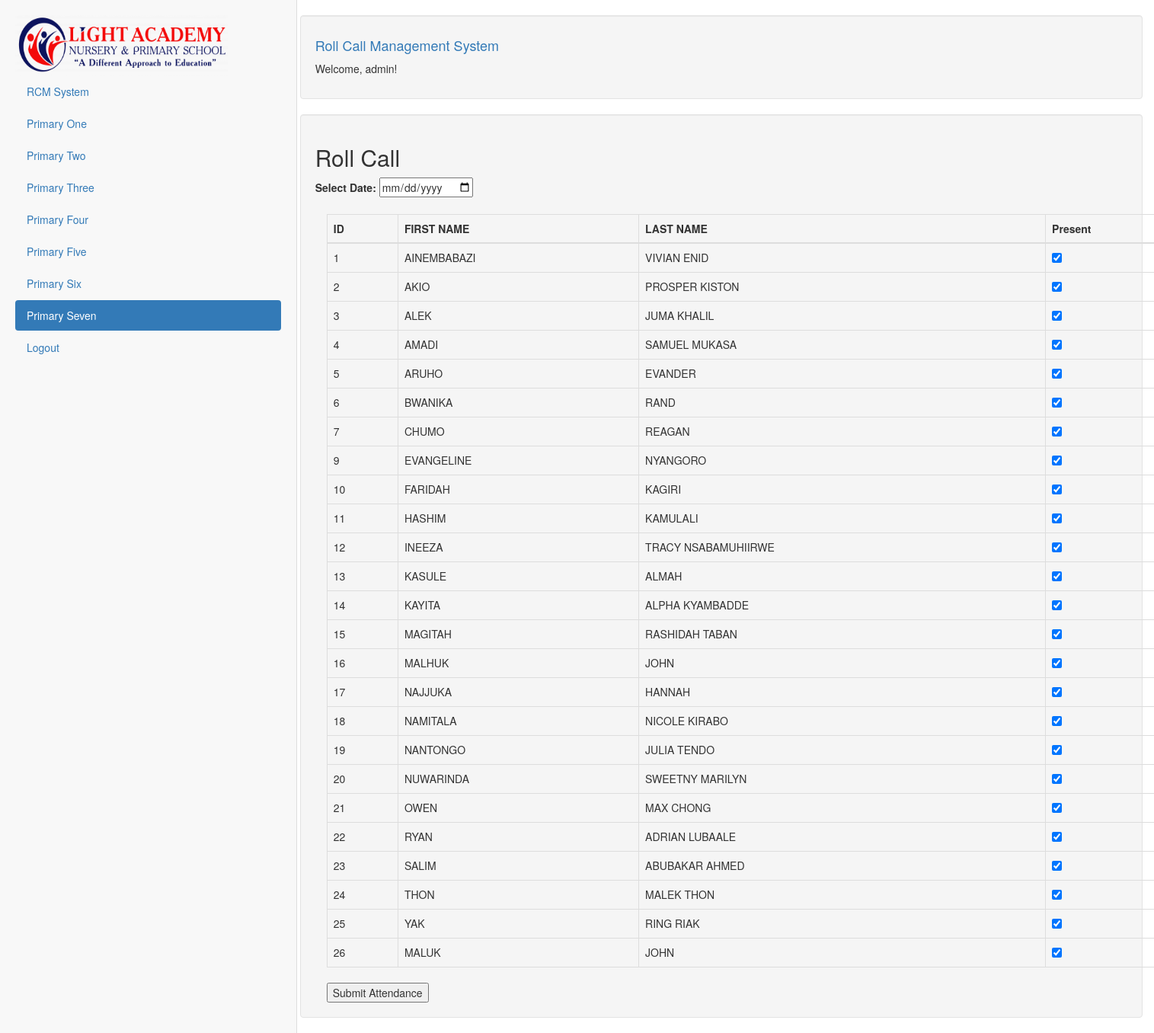
/pri7_roll_call.php (signed in), run on the app's committed database.
### tables this page shows
CREATE TABLE `primary7` (
  `id` int(11) NOT NULL,
  `first_name` varchar(50) NOT NULL,
  `last_name` varchar(50) NOT NULL
);

### pri7_roll_call.php (the view, shortened to what this page needs)
<!DOCTYPE html>
<html lang="en">
<head>
  <link rel="stylesheet" href="https://maxcdn.bootstrapcdn.com/bootstrap/3.4.1/css/bootstrap.min.css">
</head>
<body>
<div class="container-fluid">
  <div class="row content">
    <div class="col-sm-3 sidenav hidden-xs">
        <div class="fixed-sidebar">
      <img src="lanps_logo.png">
      <ul class="nav nav-pills nav-stacked">
        <li ><a href="homepage.php">RCM System</a></li>
        <li ><a href="primaryone.php">Primary One</a></li>
        <li><a href="primarytwo.php">Primary Two</a></li>
        <li><a href="primarythree.php">Primary Three</a></li>
        <li><a href="primaryfour.php">Primary Four</a></li>
        <li><a href="primaryfive.php">Primary Five</a></li>
        <li><a href="primarysix.php">Primary Six</a></li>
        <li class="active"><a href="primaryseven.php">Primary Seven</a></li>
          <li><a href="logout.php">Logout</a></li>
      </ul><br>
    </div>
  </div>
    <br>
    <div class="col-sm-9">
      <div class="well">
        <h4 class="text-primary">Roll Call Management System</h4>
         <p>Welcome, <?php echo htmlspecialchars($_SESSION['username']); ?>!</p>
      </div>
      <div class="row">
        <div class="col-sm-12" >
          <div class="well bg-info text-white">
 <?php
$host = "localhost";
$db_name = "roll_call_system";
$username = "root";
$password = "";
$conn = new mysqli($host, $username, $password, $db_name);
$primary7 = [];
$sql = "SELECT * FROM primary7";
$result = $conn->query($sql);
if ($result->num_rows > 0) {
    while($row = $result->fetch_assoc()) {
        $primary7[] = $row;
    }
}
?>
<!DOCTYPE html>
<html lang="en">
<head>
</head>
<body>
<h2>Roll Call</h2>
<form action="" method="POST">
    <label for="date">Select Date:</label>
    <input type="date" name="date" id="date" required><br><br>
<div class="container">
    <table class="table table-bordered">
        <thead>
            <tr><th> ID </th>
                <th>FIRST NAME</th>
                <th>LAST NAME</th>
                <th>Present</th>
            </tr>
        </thead>
        <tbody>
            <?php foreach ($primary7 as $student): ?>
                <tr>
                  <td><?php echo $student['id']  ?></td>
                    <td><?php echo $student['first_name']; ?> </td>
                    <td> <?php echo $student['last_name']; ?></td>
                    <td>
                        <input type="checkbox" name="student_<?php echo $student['id']; ?>" checked>
                    </td>
                </tr>
            <?php endforeach; ?>
        </tbody>
    </table>
    <input type="submit" value="Submit Attendance">
</form>
        </div>
        </div>
</body>
</html>

### pri7_roll_call.php (style rules this page uses)
.row.content { height: 550px }
.sidenav { background-color: white; height: 100%; }
.fixed-sidebar { position: fixed; top: 0; left: 0; width: 390px; height: 100%; background-color: #f8f8f8; border-right: 1px solid #ddd; padding: 20px; }
img { height: 80px; width: 80%; }

### data on the page
primary7: id "1", first_name "AINEMBABAZI", last_name "VIVIAN ENID"
primary7: id "2", first_name "AKIO", last_name "PROSPER KISTON"
primary7: id "3", first_name "ALEK", last_name "JUMA KHALIL"
primary7: id "4", first_name "AMADI", last_name "SAMUEL MUKASA"
primary7: id "5", first_name "ARUHO", last_name "EVANDER"
primary7: id "6", first_name "BWANIKA", last_name "RAND"
primary7: id "7", first_name "CHUMO", last_name "REAGAN"
primary7: id "9", first_name "EVANGELINE", last_name "NYANGORO"
primary7: id "10", first_name "FARIDAH", last_name "KAGIRI"
primary7: id "11", first_name "HASHIM", last_name "KAMULALI"
primary7: id "12", first_name "INEEZA", last_name "TRACY NSABAMUHIIRWE"
primary7: id "13", first_name "KASULE", last_name "ALMAH"
primary7: id "14", first_name "KAYITA", last_name "ALPHA KYAMBADDE"
primary7: id "15", first_name "MAGITAH", last_name "RASHIDAH TABAN"
primary7: id "16", first_name "MALHUK", last_name "JOHN"
primary7: id "17", first_name "NAJJUKA", last_name "HANNAH"
primary7: id "18", first_name "NAMITALA", last_name "NICOLE KIRABO"
primary7: id "19", first_name "NANTONGO", last_name "JULIA TENDO"
primary7: id "20", first_name "NUWARINDA", last_name "SWEETNY MARILYN"
primary7: id "21", first_name "OWEN", last_name "MAX CHONG"
primary7: id "22", first_name "RYAN", last_name "ADRIAN LUBAALE"
primary7: id "23", first_name "SALIM", last_name "ABUBAKAR AHMED"
primary7: id "24", first_name "THON", last_name "MALEK THON"
primary7: id "25", first_name "YAK", last_name "RING RIAK"
primary7: id "26", first_name "MALUK", last_name "JOHN"

### other printed values
$_SESSION['username'] "admin"
